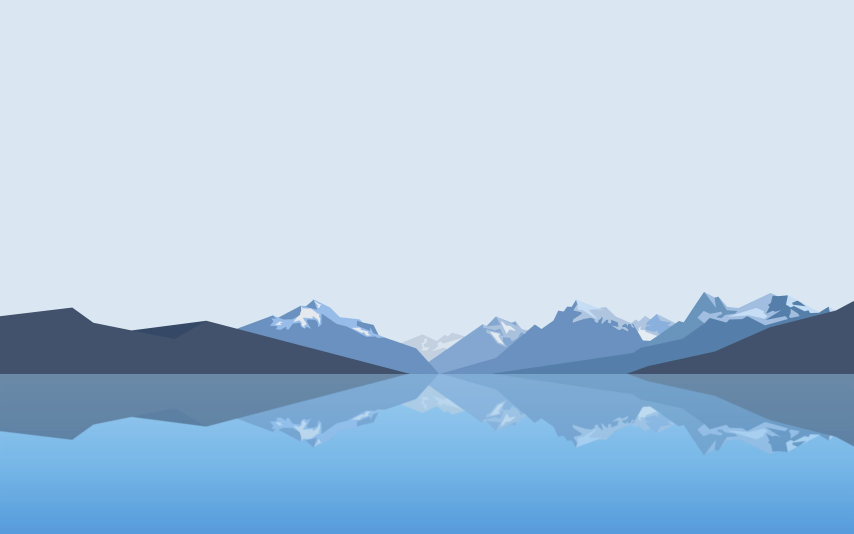
#> input picture PROJECT/Image_Editor/Image_Editor/wallpaperbetter(1).jpg, 2560 x 1600 px, found by its file name (shown at 1/3 size)
$ python histograms.py
#> lines starting #> are read from the running program, lines starting #| are printed output that depends on the picture
from PIL import Image
import matplotlib.pyplot as plt
def RED(R): return '#%02x%02x%02x'%(R,0,0)
def GREEN(G): return '#%02x%02x%02x'%(0,G,0)
def BLUE(B):return '#%02x%02x%02x'%(0,0,B)
i=Image.open("/home/aman/Projects/Image_Editor/wallpaperbetter(1).jpg")
#> i is the input picture: PIL image 2560x1600 RGB; mean R, G, B 173.1, 199.6, 224.2
hst=i.histogram()
#> hst = 768 values, max 2421063 at index 486, min 0 at index 0, mean 16000
Red=hst[0:256]      # indicates Red
#> Red = 256 values, max 2420910 at index 218, min 0 at index 0, mean 16000
Green=hst[256:512]  # indicated Green
#> Green = 256 values, max 2421063 at index 230, min 0 at index 0, mean 16000
Blue=hst[512:768]   # indicates Blue
#> Blue = 256 values, max 2420409 at index 242, min 0 at index 0, mean 16000
plt.figure(0)             # plots a figure to display RED Histogram
for i in range(0, 256):
    plt.bar(i, Red[i], alpha=0.3)
plt.figure(1)             # plots a figure to display GREEN Histogram
for i in range(0, 256):
    plt.bar(i, Green[i], color = GREEN(i),alpha=0.3)
plt.figure(2)             # plots a figure to display BLUE Histogram
for i in range(0, 256):
    plt.bar(i, Blue[i], color = BLUE(i),alpha=0.3)
plt.show()
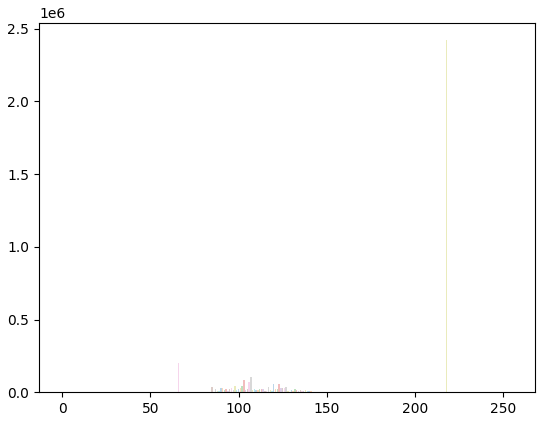
#> figure drawn by matplotlib, 1 panel
